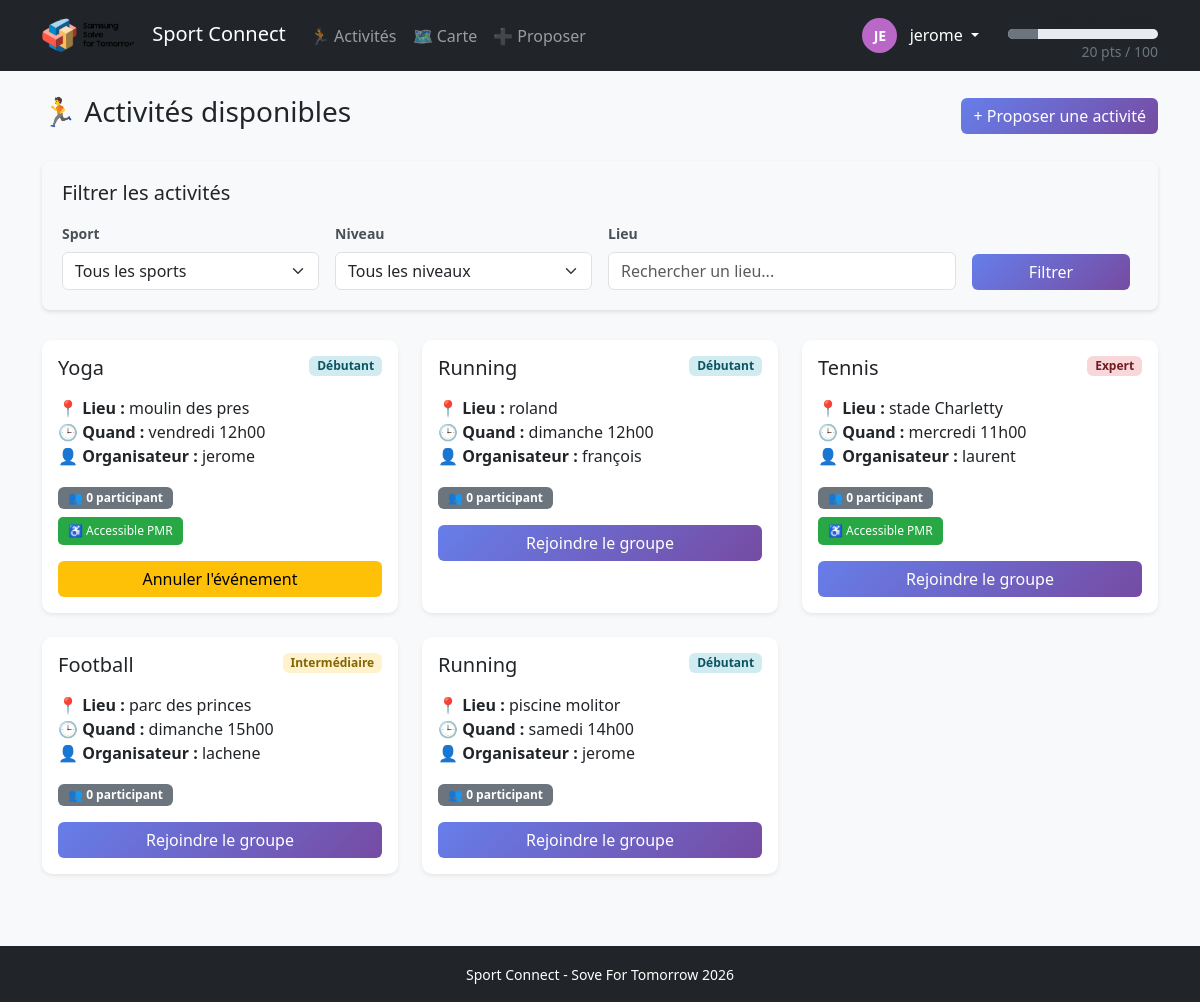
The page / (signed in) on the database its author committed.
### tables this page shows
CREATE TABLE users (
                id INTEGER PRIMARY KEY AUTOINCREMENT,
                username TEXT UNIQUE NOT NULL,
                password_hash TEXT NOT NULL,
                email TEXT,
                created_at TIMESTAMP DEFAULT CURRENT_TIMESTAMP,
                points INTEGER DEFAULT 0,
                avatar_color TEXT DEFAULT '#6c757d'
            );

CREATE TABLE events
                 (id INTEGER PRIMARY KEY AUTOINCREMENT,
                  organisateur TEXT,
                  sport TEXT,
                  niveau TEXT,
                  lieu TEXT,
                  date_heure TEXT,
                  accessibilite TEXT, organizer_id INTEGER, created_at TIMESTAMP, is_cancelled BOOLEAN DEFAULT 0, latitude REAL, longitude REAL);

### app.py (the view)
@app.route('/')
@login_required
def index():
    sport_filter = request.args.get('sport', '').strip()
    niveau_filter = request.args.get('niveau', '').strip()
    lieu_filter = request.args.get('lieu', '').strip()
    conn = sqlite3.connect('database.db')
    conn.row_factory = sqlite3.Row
    c = conn.cursor()
    query = "SELECT * FROM events WHERE is_cancelled = 0"
    params = []
    if sport_filter:
        query += " AND sport = ?"
        params.append(sport_filter)
    if niveau_filter:
        query += " AND niveau = ?"
        params.append(niveau_filter)
    if lieu_filter:
        query += " AND lieu LIKE ?"
        params.append(f'%{lieu_filter}%')
    query += " ORDER BY id DESC"
    c.execute(query, params)
    events = c.fetchall()
    event_list = []
    for event in events:
        c.execute("SELECT COUNT(*) as count FROM participations WHERE event_id = ?",
                 (event['id'],))
        participant_count = c.fetchone()['count']
        c.execute("SELECT id FROM participations WHERE event_id = ? AND user_id = ?",
                 (event['id'], current_user.id))
        user_joined = c.fetchone() is not None
        organizer_name = event['organisateur']  # Valeur par défaut
        if event['organizer_id']:
            c.execute("SELECT username FROM users WHERE id = ?", (event['organizer_id'],))
            org = c.fetchone()
            if org:
                organizer_name = org['username']
        event_list.append({
            'event': event,
            'participant_count': participant_count,
            'user_joined': user_joined,
            'organizer_name': organizer_name,
            'is_organizer': event['organizer_id'] == current_user.id
        })
    conn.close()
    sports_list = ['Running', 'Tennis', 'Yoga', 'Football', 'Natation', 'Basketball', 'Cyclisme']
    niveaux_list = ['Débutant', 'Intermédiaire', 'Expert']
    return render_template('index.html',
                         events=event_list,
                         sports_list=sports_list,
                         niveaux_list=niveaux_list,
                         filters={
                             'sport': sport_filter,
                             'niveau': niveau_filter,
                             'lieu': lieu_filter
                         })

### app.py (called while the page is built)
@login_manager.user_loader
def load_user(user_id):
    return get_user_by_id(user_id)

### models.py (called while the page is built)
def get_user_by_id(user_id):
    conn = sqlite3.connect('database.db')
    conn.row_factory = sqlite3.Row
    c = conn.cursor()
    c.execute("SELECT * FROM users WHERE id = ?", (user_id,))
    user_data = c.fetchone()
    conn.close()
    if user_data:
        return User(
            id=user_data['id'],
            username=user_data['username'],
            email=user_data['email'],
            points=user_data['points'],
            avatar_color=user_data['avatar_color']
        )
    return None

    def get_level_info(self):
        return get_level_info(self.points)

    def get_initials(self):
        if not self.username:
            return "?"
        parts = self.username.split()
        if len(parts) >= 2:
            return (parts[0][0] + parts[1][0]).upper()
        return self.username[:2].upper()

### templates/index.html (shortened to what this page needs)
{% extends "base.html" %}
{% block content %}
<div class="d-flex justify-content-between align-items-center mb-4">
    <h3>🏃 Activités disponibles</h3>
    <a href="{{ url_for('add') }}" class="btn btn-primary">+ Proposer une activité</a>
</div>
<div class="filters-section">
    <h5 class="mb-3">Filtrer les activités</h5>
    <form method="get" action="{{ url_for('index') }}" id="filter-form">
        <div class="row g-3">
            <div class="col-md-3">
                <label class="filter-label">Sport</label>
                <select name="sport" class="form-select" onchange="autoSubmitFilter()">
                    <option value="">Tous les sports</option>
                </select>
            </div>
            <div class="col-md-3">
                <label class="filter-label">Niveau</label>
                <select name="niveau" class="form-select" onchange="autoSubmitFilter()">
                    <option value="">Tous les niveaux</option>
                </select>
            </div>
            <div class="col-md-4">
                <label class="filter-label">Lieu</label>
                <input type="text"
                       name="lieu"
                       class="form-control"
                       placeholder="Rechercher un lieu..."
                       value="{{ filters.lieu }}">
            </div>
            <div class="col-md-2 d-flex align-items-end">
                <button type="submit" class="btn btn-primary w-100 me-2">Filtrer</button>
            </div>
        </div>
    </form>
</div>
<div class="row">
    {% if events %}
        {% for item in events %}
        <div class="col-md-4 mb-4">
            <div class="card event-card h-100 shadow-sm {% if item.user_joined %}event-joined{% endif %}">
                <div class="card-body">
                    <div class="d-flex justify-content-between align-items-start mb-3">
                        <h5 class="card-title mb-0">{{ item.event.sport }}</h5>
                        <span class="badge
                            {% if item.event.niveau == 'Débutant' %}niveau-debutant
                            {% elif item.event.niveau == 'Intermédiaire' %}niveau-intermediaire
                            {% else %}niveau-expert{% endif %}">
                            {{ item.event.niveau }}
                        </span>
                    </div>
                    <p class="card-text">
                        <strong>📍 Lieu :</strong> {{ item.event.lieu }}<br>
                        <strong>🕒 Quand :</strong> {{ item.event.date_heure }}<br>
                        <strong>👤 Organisateur :</strong> {{ item.organizer_name }}
                    </p>
                    <div class="mb-2">
                        <span class="badge badge-participant">
                            👥 {{ item.participant_count }} participant{% if item.participant_count > 1 %}s{% endif %}
                        </span>
                    </div>
                    {% if item.event.accessibilite %}
                    <div class="mb-3">
                        <span class="accessibility-badge">
                            ♿ Accessible PMR
                        </span>
                    </div>
                    {% endif %}
                    <div class="mt-3">
                        {% if item.is_organizer %}
                            <button onclick="cancelEvent({{ item.event.id }})"
                                    class="btn btn-cancel-event w-100">
                                Annuler l'événement
                            </button>
                        {% elif item.user_joined %}
                            <button onclick="leaveEvent({{ item.event.id }})"
                                    class="btn btn-leave w-100">
                                Quitter le groupe
                            </button>
                        {% else %}
                            <button onclick="joinEvent({{ item.event.id }})"
                                    class="btn btn-join w-100">
                                Rejoindre le groupe
                            </button>
                        {% endif %}
                    </div>
                </div>
            </div>
        </div>
        {% endfor %}
    {% endif %}
</div>
{% endblock %}

### templates/base.html (shortened to what this page needs)
<!DOCTYPE html>
<html lang="fr">
<head>
    <link href="https://cdn.jsdelivr.net/npm/bootstrap@5.3.0/dist/css/bootstrap.min.css" rel="stylesheet">
    <link rel="stylesheet" href="{{ url_for('static', filename='style.css') }}">
</head>
<body class="bg-light">
    <nav class="navbar navbar-expand-lg navbar-dark bg-dark mb-4">
        <div class="container">
            <a class="navbar-brand" href="{{ url_for('index') }}">
                <img src="{{ url_for('static', filename='logo.png') }}" alt="Logo" class="rounded-circle" style="height: 40px; margin-right: 10px;">
                Sport Connect
            </a>
            {% if current_user.is_authenticated %}
            <div class="collapse navbar-collapse" id="navbarNav">
                <ul class="navbar-nav me-auto">
                    <li class="nav-item">
                        <a class="nav-link" href="{{ url_for('index') }}">
                            🏃 Activités
                        </a>
                    </li>
                    <li class="nav-item">
                        <a class="nav-link" href="{{ url_for('map_view') }}">
                            🗺️ Carte
                        </a>
                    </li>
                    <li class="nav-item">
                        <a class="nav-link" href="{{ url_for('add') }}">
                            ➕ Proposer
                        </a>
                    </li>
                </ul>
            </div>
            {% endif %}
            {% if current_user.is_authenticated %}
            <div class="d-flex align-items-center text-white ms-auto">
                <div class="dropdown">
                    <button class="btn btn-link text-white text-decoration-none dropdown-toggle"
                            type="button"
                            id="userDropdown"
                            data-bs-toggle="dropdown"
                            aria-expanded="false">
                        <span class="avatar-circle me-2" style="background-color: {{ current_user.avatar_color }};">
                            {{ current_user.get_initials() }}
                        </span>
                        <span class="d-none d-md-inline">{{ current_user.username }}</span>
                    </button>
                </div>
                <div class="ms-3 text-end">
                    {% set level_info = current_user.get_level_info() %}
                    <small class="d-block text-muted">{{ level_info.name }}</small>
                    <div class="progress" style="width: 150px; height: 10px;">
                        <div class="progress-bar bg-{{ level_info.color }}"
                             role="progressbar"
                             style="width: {{ level_info.progress }}%;"
                             aria-valuenow="{{ level_info.progress }}"
                             aria-valuemin="0"
                             aria-valuemax="100">
                        </div>
                    </div>
                    <small class="text-{{ level_info.color }}">
                        <span id="user-points">{{ level_info.points }}</span> pts / {{ level_info.next_level }}
                    </small>
                </div>
            </div>
            {% endif %}
        </div>
    </nav>
    <div class="container">
        {% block content %}{% endblock %}
    </div>
    <footer class="mt-5 py-3 bg-dark text-white text-center">
        <div class="container">
            <small>Sport Connect - Sove For Tomorrow 2026</small>
        </div>
    </footer>
</body>
</html>

### static/style.css (style rules this page uses)
.avatar-circle { display: inline-flex; align-items: center; justify-content: center; width: 35px; height: 35px; border-radius: 50%; color: white; font-weight: bold; font-size: 14px; text-transform: uppercase; }
.filters-section { background-color: #f8f9fa; padding: 20px; border-radius: 8px; margin-bottom: 30px; box-shadow: 0 2px 4px rgba(0,0,0,0.1); }
.filter-label { font-weight: 600; color: #495057; margin-bottom: 8px; font-size: 14px; }
.event-card { transition: transform 0.2s, box-shadow 0.2s; border: none; border-radius: 10px; overflow: hidden; }
.badge-participant { background-color: #6c757d; font-size: 12px; padding: 5px 10px; }
.btn-join { background: linear-gradient(135deg, #667eea 0%, #764ba2 100%); border: none; color: white; transition: all 0.3s; }
.btn-cancel-event { background-color: #ffc107; border: none; color: #000; }
.niveau-debutant { background-color: #d1ecf1; color: #0c5460; }
.niveau-intermediaire { background-color: #fff3cd; color: #856404; }
.niveau-expert { background-color: #f8d7da; color: #721c24; }
.accessibility-badge { background-color: #28a745; color: white; padding: 5px 10px; border-radius: 5px; font-size: 12px; display: inline-block; }
.btn-primary { background: linear-gradient(135deg, #667eea 0%, #764ba2 100%); border: none; }
footer { margin-top: 80px; }

### rows shown on the page
users: username "jerome", event.sport "Yoga", event.niveau "Débutant", event.lieu "moulin des pres", event.date_heure "vendredi 12h00", organizer_name "jerome", participant_count "0", shows "♿ Accessible PMR"
events: event.sport "Running", event.niveau "Débutant", event.lieu "roland", event.date_heure "dimanche 12h00", organizer_name "françois", participant_count "0"
events: event.sport "Tennis", event.niveau "Expert", event.lieu "stade Charletty", event.date_heure "mercredi 11h00", organizer_name "laurent", participant_count "0", accessibilite "♿ Accessible PMR"
events: event.sport "Football", event.niveau "Intermédiaire", event.lieu "parc des princes", event.date_heure "dimanche 15h00", organizer_name "lachene", participant_count "0"
events: event.sport "Running", event.niveau "Débutant", event.lieu "piscine molitor", event.date_heure "samedi 14h00", organizer_name "jerome", participant_count "0"

### other values the page prints
{{ current_user.get_initials() }} "JE"
{{ level_info.points }} "20"
{{ level_info.next_level }} "100"
